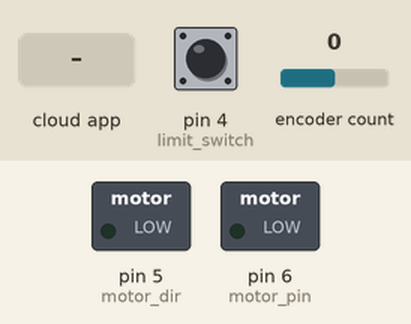
The sketch below on a simulated Arduino Uno, built with avr-gcc and run on an emulated ATmega328P. Parts: switched loads named in the sketch (green lamp = pin HIGH). The inputs (shaded band) are chosen by the test bench; at power-on: encoder count 0, pin 4 (limit_switch) HIGH. The ROS host is connected and sends only what is stated.

Above: at 1.2 s.
1.3 s: the phone or cloud app sets motor_move to -100
At 1.45 s:
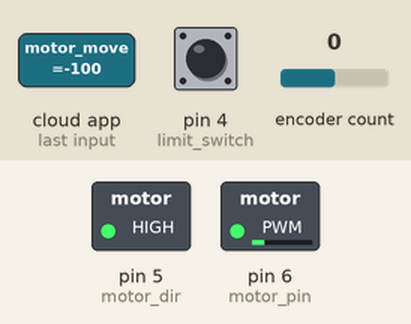
4.3 s: the phone or cloud app sets motor_move to 0
At 5.5 s:
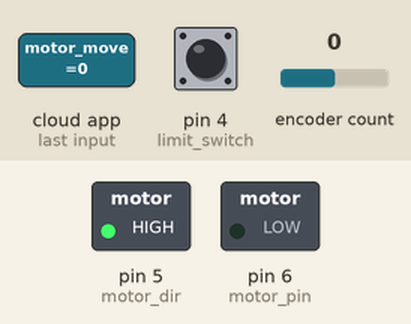
5.8 s: the phone or cloud app sets motor_move to 100
At 8.57 s:
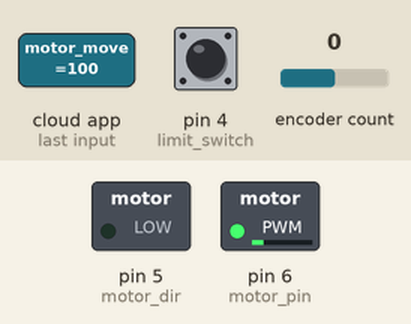
8.8 s: encoder count set to -1
Timing chart, 0 to 12.8 s (numbered marks = the images above; inputs shaded):
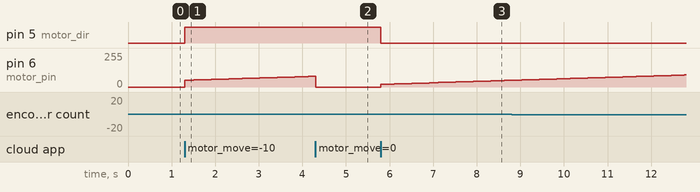

Measured:
- after the input at 1.3 s, pin 5 (motor_dir): LOW → HIGH at once; pin 6 (motor_pin): moves from 0/255 to 80/255 over 2.9 s, starting at once
- after the input at 5.8 s, pin 5 (motor_dir): HIGH → LOW at once; pin 6 (motor_pin): moves from 0/255 to 50/255 over 2.9 s, starting at once

The sketch:

restart_controller.ino
```cpp
#include <ros.h>
#include <std_msgs/Empty.h>
#include <std_msgs/Float64.h>
#include <PID_v1.h>
#include <Encoder.h>

ros::NodeHandle  nh;

//Define Variables we'll be connecting to
double Setpoint = 0, Input = 0, Output, switch_val;


//Specify the links and initial tuning parameters
double Kp=0.5, Ki=0.1, Kd=0.1;

PID motorPID(&Input, &Output, &Setpoint, Kp, Ki, Kd, DIRECT);
Encoder motorEnc(2, 3);

// motor pins
int motor_pin = 6;
int motor_dir = 5;
int limit_switch = 4;

// Define Ecoder PPR
const double encoder_ratio = 360 / 1288.8;        // gear ration base one 11*6 PPR encoder
double angle2mm = 640.0/3500.0 * 360.0 / 4096.0;

void motor_dis_callback( const std_msgs::Float64& msg){
  Setpoint = msg.data + (double)(motorEnc.read() * encoder_ratio);
}


std_msgs::Float64 pid_error_msg;
std_msgs::Float64 encoder_read_msg;
std_msgs::Float64 switch_read_msg;

ros::Subscriber<std_msgs::Float64> sub_motor_move("/restart_controller/motor_move", &motor_dis_callback );
ros::Publisher publish_pid_error("/restart_controller/pid_error", &pid_error_msg);
ros::Publisher publish_encoder_read("/restart_controller/encoder_read", &encoder_read_msg);
ros::Publisher publish_switch_read("/restart_controller/switch_read", &switch_read_msg);

void setup()
{
  nh.initNode();
  nh.subscribe(sub_motor_move);
  nh.advertise(publish_pid_error);
  nh.advertise(publish_encoder_read);
  nh.advertise(publish_switch_read);

  //turn the PID on
  motorPID.SetMode(AUTOMATIC);
  motorPID.SetOutputLimits(-120, 120);

  pinMode(motor_pin, OUTPUT);
  pinMode(motor_dir, OUTPUT);
  pinMode(limit_switch, INPUT_PULLUP);
}


void loop()
{
  // Pirint motor position
  Input = (double)(motorEnc.read() * encoder_ratio);
  switch_val = digitalRead(limit_switch);

  double error = Setpoint-Input;

  pid_error_msg.data = error;
  encoder_read_msg.data = Input;
  switch_read_msg.data = switch_val;

  publish_pid_error.publish(&pid_error_msg);
  publish_encoder_read.publish(&encoder_read_msg);
  publish_switch_read.publish(&switch_read_msg);

  if (abs(error ) > 5.0){
    motorPID.Compute();

    if (Output > 0){
      digitalWrite(motor_dir, LOW);
    }else{
      digitalWrite(motor_dir, HIGH);
    }

    // Send PWN signal to the motor according to the PID
    analogWrite(motor_pin, abs(Output));
  }

  else
  {
    analogWrite(motor_pin, 0);
  }

  nh.spinOnce();
  delay(1);

}
```
